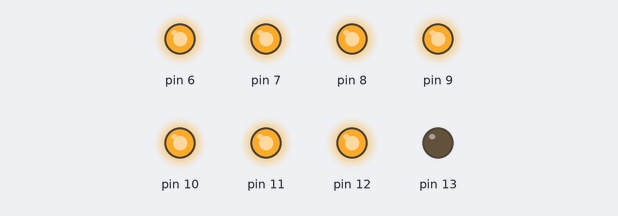
A sketch run on a simulated Arduino Uno, built with avr-gcc and run on an emulated ATmega328P. Parts: output pins drawn as LEDs (lit = HIGH).

Above: at 0.5 s.
At 2.5 s:
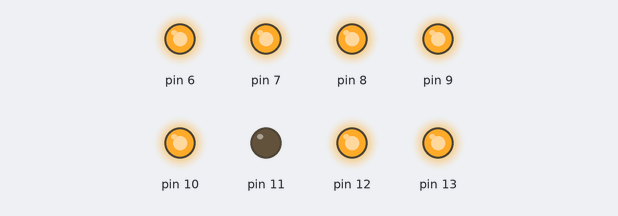
At 3.5 s:
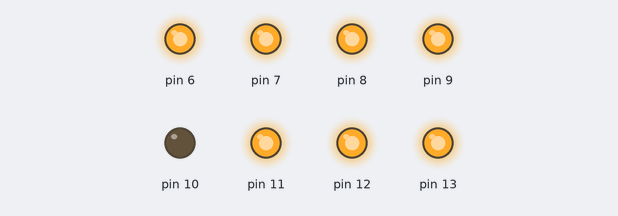
At 4.5 s:
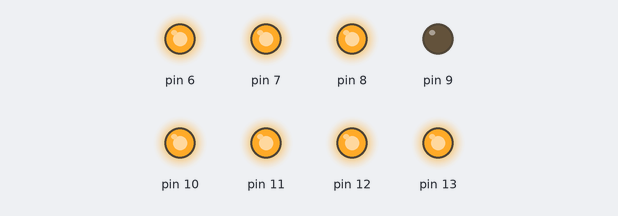
At 6.5 s:
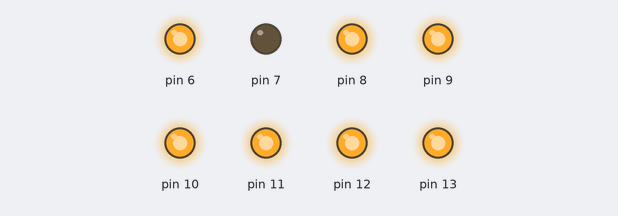
At 9.5 s:
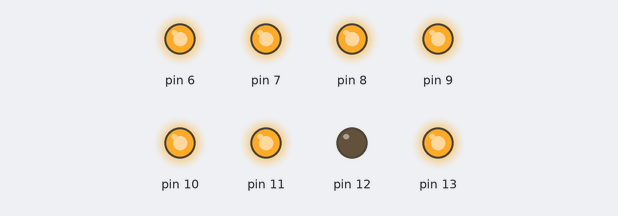
Timing chart, 0 to 10.4 s (numbered marks = the images above):
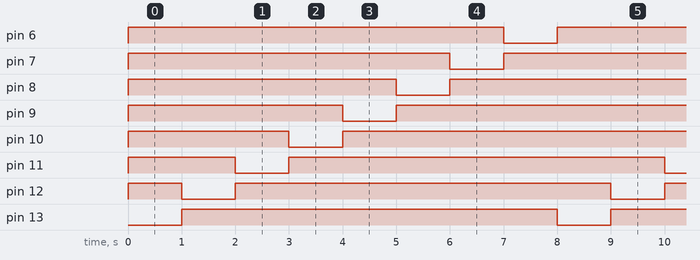

Measured:
- by itself, pin 6, pin 13: alternates HIGH for 7.0 s and LOW for 1.0 s
- by itself, pin 7–12: repeats every 8.0 s: LOW 1.0 s, HIGH 7.0 s
- by itself, everything shown: repeats every 8.0 s, in 8 steps

The sketch:

Blink2.ino
```cpp
void setup() {
  for (int i = 13; i >= 6; i--) {
    pinMode(i, OUTPUT);
  }
}

void loop() {
  for (int i = 13; i >= 6; i--) {
    for (int j = 13; j >= 6; j--) {
      digitalWrite(j, HIGH);
    }
    //delay(1000);
    digitalWrite(i, LOW);
    delay(1000);
  }
  /*
  for (int i = 13; i >= 6; i--) {
    digitalWrite(i, HIGH);
  }
  delay(1000);
  for (int i = 13; i >= 6; i--) {
    digitalWrite(i, LOW);
  }
  delay(1000);
  */
}
```
